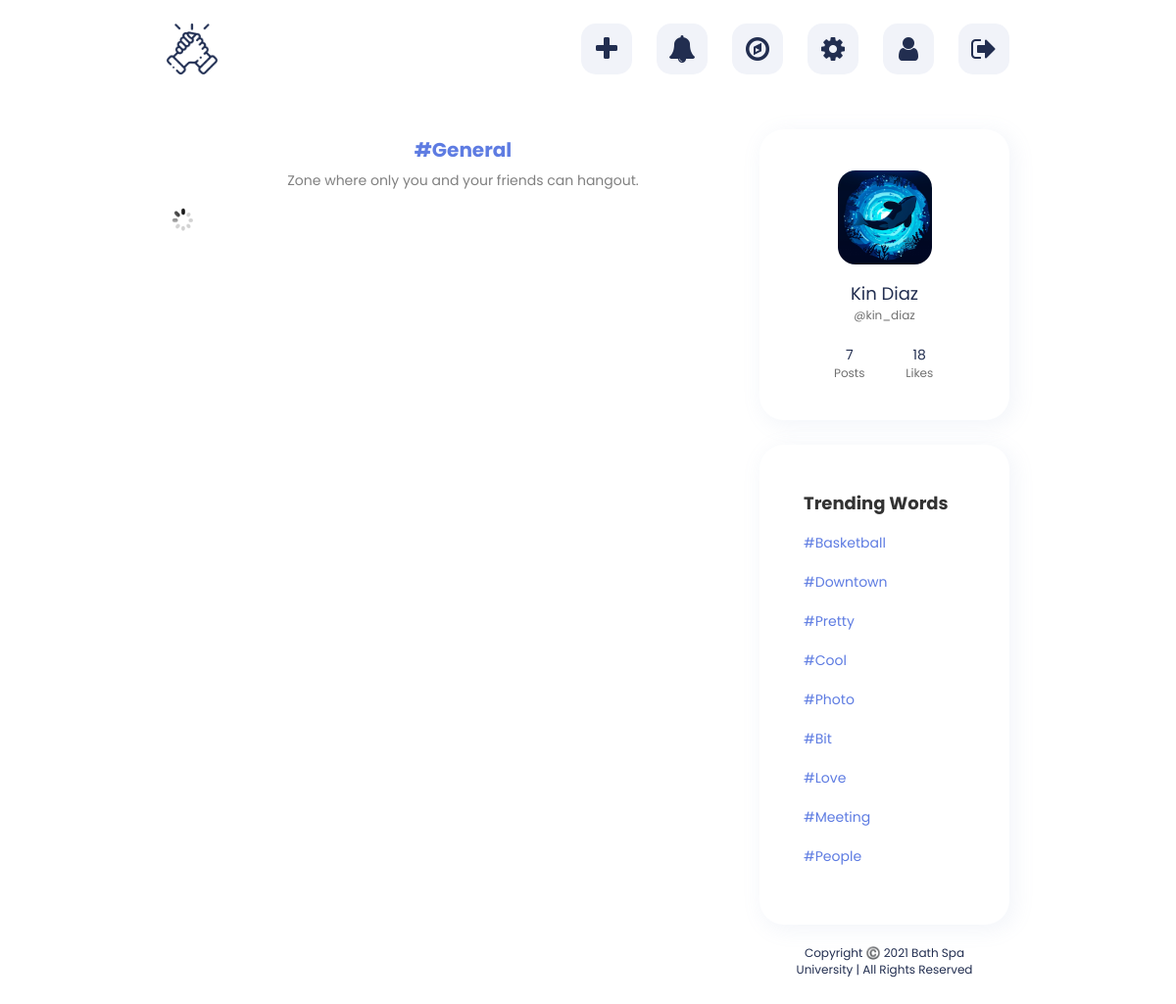
The app's page /main.php (signed in) with its own data.
### tables this page shows
CREATE TABLE `users` (
  `id` int(11) NOT NULL,
  `first_name` varchar(25) NOT NULL,
  `last_name` varchar(25) NOT NULL,
  `username` varchar(100) NOT NULL,
  `email` varchar(100) NOT NULL,
  `password` varchar(255) NOT NULL,
  `signup_date` date NOT NULL,
  `profile_pic` varchar(255) NOT NULL,
  `num_posts` int(11) NOT NULL,
  `num_likes` int(11) NOT NULL,
  `user_closed` varchar(3) NOT NULL,
  `friend_array` text NOT NULL
);

CREATE TABLE `trends` (
  `title` varchar(50) NOT NULL,
  `hits` int(11) NOT NULL
);

### main.php (the view, shortened to what this page needs)
<?php
include("includes/header2.php");
?>
    <div class="main-page">
        <div class="left">
            <h4>#General</h4>
            <p class="info">Zone where only you and your friends can hangout.</p>
            <div class="loading-div" width="50px" height="50px"><img id="loading" src="assets/images/icons/loading.gif"></div>
        </div>
        <div class="right">
            <div class="card" style="margin-bottom: 25px;">
                <a href="<?php echo $userLoggedIn; ?>" class="prof-img"><img src="<?php echo $user['profile_pic']; ?>"></a>
                <a href="<?php echo $userLoggedIn; ?>" class="name"><?php echo $user['first_name'] . " " . $user['last_name']; ?></a>
                <p class="username">@<?php echo $user['username']; ?></p>
                <div class="stats">
                    <div class="posts"><?php echo $user['num_posts'] ?>
                        <p>Posts</p>
                    </div>
                    <div class="posts"><?php echo $user['num_likes'] ?>
                        <p>Likes</p>
                    </div>
                </div>
            </div>
            <div class="card trends">
                <h4>Trending Words</h4>
                <div class="trends" style="color:#5E7CE2;">
                    <?php
                    $query = mysqli_query($con, "SELECT * FROM trends ORDER BY hits DESC LIMIT 9");
                    foreach ($query as $row) {
                        $word = $row['title'];
                        $word_dot = strlen($word) >= 14 ? "..." : "";
                        $trimmed_word = str_split($word, 14);
                        $trimmed_word = $trimmed_word[0];
                        echo "<div style'padding: 1px'>#";
                        echo $trimmed_word . $word_dot;
                        echo "<br></div><br>";
                    }
                    ?>
                </div>
            </div>
            <footer style="font-size: 12px;"><p>Copyright ©️ 2021 Bath Spa University | All Rights Reserved</p></footer>
        </div>
    </div>
</body>
</html>

### includes/header2.php (shortened to what this page needs)
<?php
    require 'config/config.php';
    include("includes/classes/Post.php");
    if (isset($_SESSION['username'])) {
        $userLoggedIn = $_SESSION['username'];
        $user_details_query = mysqli_query($con, "SELECT * FROM users WHERE username='$userLoggedIn'");
        $user = mysqli_fetch_array($user_details_query);
    }
    else {
        header("Location: index.php");
    }
?>
<!DOCTYPE html>
<html lang="en">
<head>
    <link rel="stylesheet" href="assets/stylesheets/style-2.css">
	<link rel="stylesheet" href="//maxcdn.bootstrapcdn.com/font-awesome/4.3.0/css/font-awesome.min.css">
</head>
<body>
    <div class="header">
        <div class="logo">
            <img src="assets/images/icons/logo.png" alt="logo" onclick="location.href='main.php'">
        </div>
        <div class="icons">
            <button class="post-btn" id="post-btn"><i class="fa fa-plus fa-2x" aria-hidden="true"></i></button>
            <button class="notif-btn" id="notif-btn" onclick="location.href='requests.php'"><i class="fa fa-bell fa-2x" aria-hidden="true"></i></button>
            <button class="explore-btn" id="explore-btn" onclick="location.href='explore.php'"><i class="fa fa-compass fa-2x" aria-hidden="true"></i></button>
            <button class="settings-btn" id="settings-btn" onclick="location.href='settings.php'"><i class="fa fa-cog fa-2x" aria-hidden="true"></i></button>
            <a href="<?php echo $userLoggedIn; ?>"><i class="fa fa-user fa-2x" aria-hidden="true"></i></a>
            <a href="includes/handlers/logout.php"><i class="fa fa-sign-out fa-2x" aria-hidden="true"></i></a>
        </div>
    </div>

### records on screen
users: profile_pic (picture), first_name "Kin", last_name "Diaz", username "kin_diaz", num_posts "7", num_likes "18"
trends: title "Basketball"
trends: title "Downtown"
trends: title "Pretty"
trends: title "Cool"
trends: title "Photo"
trends: title "Bit"
trends: title "Love"
trends: title "Meeting"
trends: title "People"
